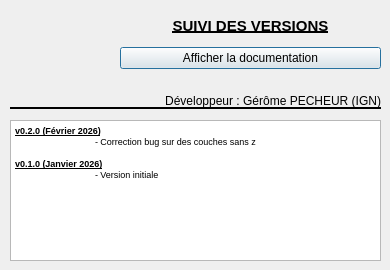
<?xml version="1.0" encoding="UTF-8"?>
<ui version="4.0">
 <class>DialogAide</class>
 <widget class="QDialog" name="DialogAide">
  <property name="geometry">
   <rect>
    <x>0</x>
    <y>0</y>
    <width>390</width>
    <height>270</height>
   </rect>
  </property>
  <property name="minimumSize">
   <size>
    <width>390</width>
    <height>270</height>
   </size>
  </property>
  <property name="maximumSize">
   <size>
    <width>390</width>
    <height>270</height>
   </size>
  </property>
  <property name="windowTitle">
   <string>A propos du plugin</string>
  </property>
  <property name="windowIcon">
   <iconset>
    <normaloff>icons/icon_principal.PNG</normaloff>icons/icon_principal.PNG</iconset>
  </property>
  <widget class="QLabel" name="label_2">
   <property name="geometry">
    <rect>
     <x>10</x>
     <y>10</y>
     <width>101</width>
     <height>91</height>
    </rect>
   </property>
   <property name="text">
    <string/>
   </property>
   <property name="pixmap">
    <pixmap>icons/logo_IGN.png</pixmap>
   </property>
   <property name="scaledContents">
    <bool>true</bool>
   </property>
  </widget>
  <widget class="Line" name="line">
   <property name="geometry">
    <rect>
     <x>10</x>
     <y>100</y>
     <width>371</width>
     <height>16</height>
    </rect>
   </property>
   <property name="frameShadow">
    <enum>QFrame::Plain</enum>
   </property>
   <property name="lineWidth">
    <number>2</number>
   </property>
   <property name="orientation">
    <enum>Qt::Horizontal</enum>
   </property>
  </widget>
  <widget class="QLabel" name="label_4">
   <property name="geometry">
    <rect>
     <x>130</x>
     <y>90</y>
     <width>251</width>
     <height>21</height>
    </rect>
   </property>
   <property name="text">
    <string>Développeur : Gérôme PECHEUR (IGN)</string>
   </property>
   <property name="alignment">
    <set>Qt::AlignRight|Qt::AlignTrailing|Qt::AlignVCenter</set>
   </property>
  </widget>
  <widget class="QTextEdit" name="textEdit">
   <property name="geometry">
    <rect>
     <x>10</x>
     <y>120</y>
     <width>371</width>
     <height>141</height>
    </rect>
   </property>
   <property name="readOnly">
    <bool>true</bool>
   </property>
   <property name="html">
    <string>&lt;!DOCTYPE HTML PUBLIC &quot;-//W3C//DTD HTML 4.0//EN&quot; &quot;http://www.w3.org/TR/REC-html40/strict.dtd&quot;&gt;
&lt;html&gt;&lt;head&gt;&lt;meta name=&quot;qrichtext&quot; content=&quot;1&quot; /&gt;&lt;style type=&quot;text/css&quot;&gt;
p, li { white-space: pre-wrap; }
&lt;/style&gt;&lt;/head&gt;&lt;body style=&quot; font-family:'MS Shell Dlg 2'; font-size:7.8pt; font-weight:400; font-style:normal;&quot;&gt;
&lt;p style=&quot; margin-top:0px; margin-bottom:0px; margin-left:0px; margin-right:0px; -qt-block-indent:0; text-indent:0px;&quot;&gt;&lt;span style=&quot; font-size:7pt; font-weight:600; text-decoration: underline;&quot;&gt;v0.2.0 (Février 2026)&lt;/span&gt;&lt;/p&gt;
&lt;p style=&quot; margin-top:0px; margin-bottom:0px; margin-left:0px; margin-right:0px; -qt-block-indent:0; text-indent:0px;&quot;&gt;&lt;span style=&quot; font-size:7pt;&quot;&gt;	- Correction bug sur des couches sans z&lt;/span&gt;&lt;/p&gt;
&lt;p style=&quot;-qt-paragraph-type:empty; margin-top:0px; margin-bottom:0px; margin-left:0px; margin-right:0px; -qt-block-indent:0; text-indent:0px; font-size:7pt;&quot;&gt;&lt;br /&gt;&lt;/p&gt;
&lt;p style=&quot; margin-top:0px; margin-bottom:0px; margin-left:0px; margin-right:0px; -qt-block-indent:0; text-indent:0px;&quot;&gt;&lt;span style=&quot; font-size:7pt; font-weight:600; text-decoration: underline;&quot;&gt;v0.1.0 (Janvier 2026)&lt;/span&gt;&lt;/p&gt;
&lt;p style=&quot; margin-top:0px; margin-bottom:0px; margin-left:0px; margin-right:0px; -qt-block-indent:0; text-indent:0px;&quot;&gt;&lt;span style=&quot; font-size:7pt;&quot;&gt;	- Version initiale&lt;/span&gt;&lt;/p&gt;&lt;/body&gt;&lt;/html&gt;</string>
   </property>
  </widget>
  <widget class="QWidget" name="verticalLayoutWidget">
   <property name="geometry">
    <rect>
     <x>120</x>
     <y>10</y>
     <width>261</width>
     <height>59</height>
    </rect>
   </property>
   <layout class="QVBoxLayout" name="verticalLayout">
    <item>
     <widget class="QLabel" name="label">
      <property name="font">
       <font>
        <pointsize>11</pointsize>
        <weight>75</weight>
        <bold>true</bold>
        <underline>true</underline>
       </font>
      </property>
      <property name="text">
       <string>SUIVI DES VERSIONS</string>
      </property>
      <property name="alignment">
       <set>Qt::AlignCenter</set>
      </property>
     </widget>
    </item>
    <item>
     <widget class="QPushButton" name="pushButtonAffichedoc">
      <property name="text">
       <string>Afficher la documentation</string>
      </property>
     </widget>
    </item>
   </layout>
  </widget>
 </widget>
 <resources/>
 <connections/>
</ui>
